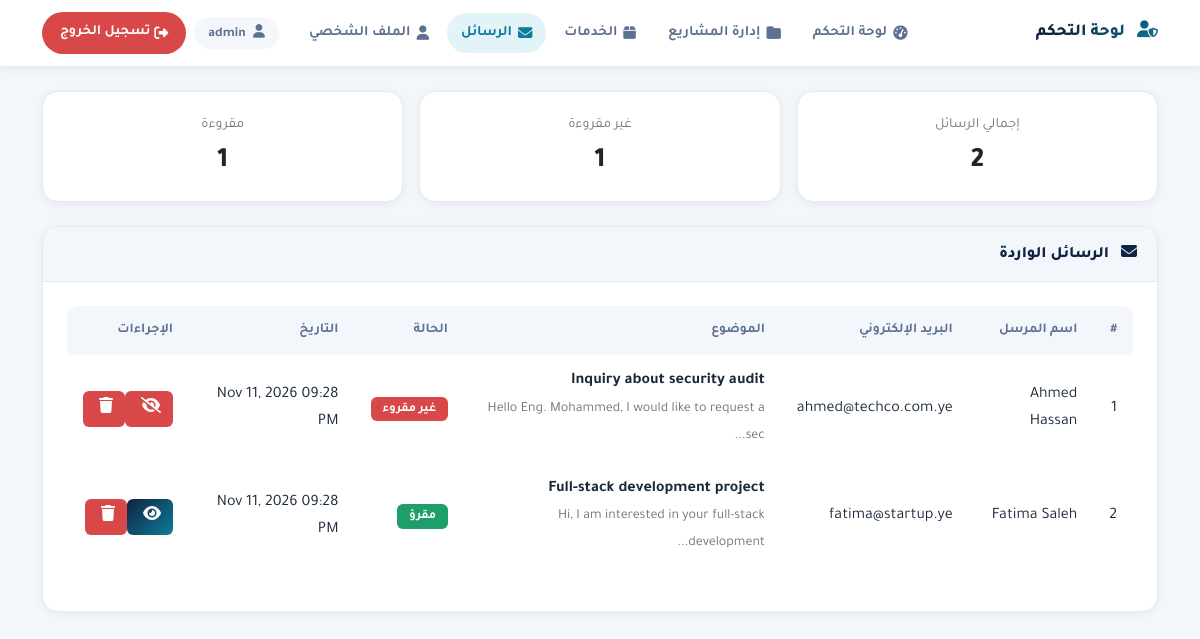
Page /admin/messages.php (signed in) on the committed database.
### tables this page shows
CREATE TABLE messages (
    id INT AUTO_INCREMENT PRIMARY KEY,
    sender_name VARCHAR(100) NOT NULL,
    sender_email VARCHAR(100) NOT NULL,
    subject VARCHAR(200) NOT NULL,
    message TEXT NOT NULL,
    is_read TINYINT(1) DEFAULT 0,
    created_at TIMESTAMP DEFAULT CURRENT_TIMESTAMP,
    updated_at TIMESTAMP DEFAULT CURRENT_TIMESTAMP ON UPDATE CURRENT_TIMESTAMP
);

### config/db.php (called while the page is built, shortened)
<?php
function h($data) {
    return htmlspecialchars($data, ENT_QUOTES, 'UTF-8');
}
function format_date($date, $format = 'M d, Y h:i A') {
    $timestamp = strtotime($date);
    return date($format, $timestamp);
}
function truncate($text, $length = 100, $suffix = '...') {
    return substr($text, 0, $length) . $suffix;
}

### admin/messages.php (the view, shortened to what this page needs)
<?php
require_once __DIR__ . '/../config/db.php';
$stmt = $pdo->prepare("SELECT id, sender_name, sender_email, subject, message, is_read, created_at FROM messages ORDER BY created_at DESC");
$stmt->execute();
$messages = $stmt->fetchAll();
?>
<!DOCTYPE html>
<html lang="ar" dir="rtl">
<head>
    <link href="../assets/css/bootstrap.rtl.min.css" rel="stylesheet">
    <link rel="stylesheet" href="../assets/css/all.min.css">
    <link href="../assets/css/tajawal.css" rel="stylesheet">
    <link href='../assets/css/admin-theme.css' rel='stylesheet'>
</head>
<body>
<?php require_once __DIR__ . '/includes/header.php' ?>
    <div class="container">
        <div class="row g-3 mb-4">
            <div class="col-12 col-md-4">
                <div class="card telemetry-card text-center">
                    <div class="small text-secondary mb-2">إجمالي الرسائل</div>
                    <h3 class="card-title mb-0"><?= count($messages) ?></h3>
                </div>
            </div>
            <div class="col-12 col-md-4">
                <div class="card telemetry-card text-center">
                    <div class="small text-secondary mb-2">غير مقروءة</div>
                    <?php
                    $unread_stmt = $pdo->prepare("SELECT COUNT(*) AS total FROM messages WHERE is_read = 0");
                    $unread_stmt->execute();
                    $unread = $unread_stmt->fetch()['total'];
                    ?>
                    <h3 class="card-title mb-0"><?= h($unread) ?></h3>
                </div>
            </div>
            <div class="col-12 col-md-4">
                <div class="card telemetry-card text-center">
                    <div class="small text-secondary mb-2">مقروءة</div>
                    <?php
                    $read_stmt = $pdo->prepare("SELECT COUNT(*) AS total FROM messages WHERE is_read = 1");
                    $read_stmt->execute();
                    $read = $read_stmt->fetch()['total'];
                    ?>
                    <h3 class="card-title mb-0"><?= h($read) ?></h3>
                </div>
            </div>
        </div>
        <div class="card card-custom">
            <div class="card-header">
                <h6 class="mb-0"><i class="fas fa-envelope me-2"></i> الرسائل الواردة</h6>
            </div>
            <div class="card-body p-4">
                <div class="table-responsive">
                    <table class="table table-custom">
                        <thead>
                            <tr>
                                <th>#</th>
                                <th>اسم المرسل</th>
                                <th>البريد الإلكتروني</th>
                                <th>الموضوع</th>
                                <th>الحالة</th>
                                <th>التاريخ</th>
                                <th>الإجراءات</th>
                            </tr>
                        </thead>
                        <tbody>
                            <?php
                            if (empty($messages)) {
                                echo '<tr><td colspan="7" class="text-center py-4">لا رسائل واردة.</td></tr>';
                            } else {
                                foreach ($messages as $msg) {
                                    $readStatus = $msg['is_read'] ? 'مقرؤ' : 'غير مقروء';
                                    $readBadge = $msg['is_read'] ? 'badge-read' : 'badge-unread';
                                    $date = format_date($msg['created_at']);
                                    ?>
                                    <tr>
                                        <td><?= h($msg['id']) ?></td>
                                        <td><?= h($msg['sender_name']) ?></td>
                                        <td><?= h($msg['sender_email']) ?></td>
                                        <td>
                                            <strong><?= h($msg['subject']) ?></strong>
                                            <br>
                                            <small class="text-secondary"><?= h(truncate($msg['message'], 50)) ?></small>
                                        </td>
                                        <td>
                                            <span class="badge <?= h($readBadge) ?> small">
                                                <?= h($readStatus) ?>
                                            </span>
                                        </td>
                                        <td><?= h($date) ?></td>
                                        <td>
                                            <div class="btn-group btn-group-sm">
                                                <form method="POST" style="display:inline;" action="messages.php">
                                                    <button type="submit" name="update_status"
                                                            class="btn btn-<?= $msg['is_read'] ? 'primary-cyan' : 'danger' ?> text-<?= $msg['is_read'] ? 'default' : 'white' ?> small">
                                                        <i class="fas <?= $msg['is_read'] ? 'fa-eye' : 'fa-eye-slash' ?> me-1"></i>
                                                    </button>
                                                </form>
                                                <form method="POST" style="display:inline;" action="messages.php"
                                                      onclick="return confirm('هل أنت متأكد من حذف هذه الرسالة؟');">
                                                    <button type="submit" name="delete_message"
                                                            class="btn btn-danger text-white small">
                                                        <i class="fas fa-trash me-1"></i>
                                                    </button>
                                                </form>
                                            </div>
                                        </td>
                                    </tr>
                                    <?php
                                }
                            }
                            ?>
                        </tbody>
                    </table>
                </div>
            </div>
        </div>
    </div>
<?php require_once __DIR__ . '/includes/footer.php' ?>
</body>
</html>

### assets/css/admin-theme.css (style rules this page uses)
:root { --primary-navy: #0F2440; --secondary-slate: #FFFFFF; --accent-cyan: #0E7C9B; --accent-light: #E3F4F9; --accent-gold: #C8A15A; --bg-soft: #F3F6FA; --text-primary: #1B2A3B; --text-secondary: #5E7190; --border-soft: #E3EAF2; --success-green: #1E9E6A; --danger-red: #D94848; --warning-orange: #E59B3C; --shadow-sm: 0 2px 10px rgba(15, 36, 64, 0.06); --shadow-md: 0 8px 30px rgba(15, 36, 64, 0.10); --shadow-lg: 0 18px 50px rgba(15, 36, 64, 0.14); --radius: 16px; }
* { box-sizing: border-box; }
body { font-family: 'Tajawal', 'Cairo', sans-serif; background-color: var(--bg-soft); color: var(--text-primary); direction: rtl; line-height: 1.7; }
h1, h2, h3, h4, h5, h6 { font-family: 'Tajawal', 'Cairo', sans-serif; font-weight: 800; color: var(--primary-navy); }
.card-custom { background: #ffffff; border: 1px solid var(--border-soft); border-radius: var(--radius); overflow: hidden; box-shadow: var(--shadow-sm); }
.card-custom .card-header { background: var(--bg-soft); border-bottom: 1px solid var(--border-soft); padding: 16px 20px; }
.card-custom .card-body { padding: 22px; }
.telemetry-card { background: #ffffff; border: 1px solid var(--border-soft); border-radius: var(--radius); padding: 22px; box-shadow: var(--shadow-sm); transition: all 0.3s ease; }
.table-custom { background: #ffffff; border-radius: 12px; overflow: hidden; }
.table-custom th, .table-custom td { border: none; padding: 13px 16px; vertical-align: middle; color: var(--text-primary); }
.table-custom thead th { background: var(--bg-soft); color: var(--text-secondary); font-weight: 700; font-size: 0.85rem; }
.table-custom .badge { padding: 6px 12px; font-size: 0.78rem; }
.table-custom tbody tr { transition: background 0.2s ease; }
.btn-primary, .btn-primary-cyan { background: linear-gradient(135deg, var(--primary-navy) 0%, var(--accent-cyan) 100%); color: #ffffff !important; border: none; }
.btn-danger { background: var(--danger-red); color: #ffffff; border: none; }
.badge-unread { background: var(--danger-red); color: #ffffff; }
.badge-read { background: var(--success-green); color: #ffffff; }

### rows in the picture
messages: id "1", sender_name "Ahmed Hassan", sender_email "ahmed@techco.com.ye", subject "Inquiry about security audit", message "Hello Eng. Mohammed, I would like to request a sec...", is_read "غير مقروء", created_at "Nov 11, 2026 09:28 PM"
messages: id "2", sender_name "Fatima Saleh", sender_email "fatima@startup.ye", subject "Full-stack development project", message "Hi, I am interested in your full-stack development...", is_read "مقرؤ", created_at "Nov 11, 2026 09:28 PM"

### other values in the picture
$_SESSION['username'] "admin"
count($messages) "2"
$unread "1"
$read "1"
